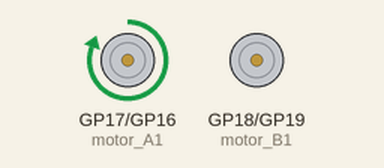
The program below on a simulated Raspberry Pi Pico running CircuitPython. Parts: motor-driver pin pairs drawn as motors (green arrow = first pin HIGH = forward, orange = second pin HIGH = backward, longer = more drive). At 2.1 s the program ends and the board releases its pins; the recording ends there.

Above: at 0.15 s.
At 1.05 s:
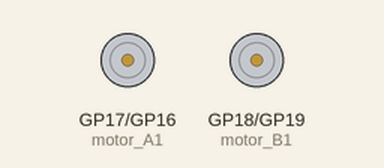
At 1.95 s:
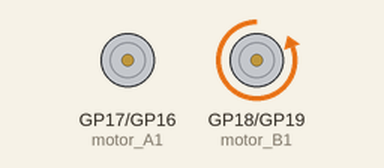
Timing chart, 0 to 2.1 s (numbered marks = the images above):
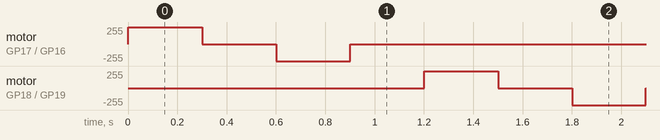

The program:

motors_test_all_pins.py
```python
import time
import board
import digitalio

motor_A1 = digitalio.DigitalInOut(board.GP17)
motor_A2 = digitalio.DigitalInOut(board.GP16)
motor_B1 = digitalio.DigitalInOut(board.GP18)
motor_B2 = digitalio.DigitalInOut(board.GP19)

motor_A1.direction = digitalio.Direction.OUTPUT
motor_A2.direction = digitalio.Direction.OUTPUT
motor_B1.direction = digitalio.Direction.OUTPUT
motor_B2.direction = digitalio.Direction.OUTPUT

motor_A1.value = True
time.sleep(0.3)
motor_A1.value = False
time.sleep(0.3)
motor_A2.value = True
time.sleep(0.3)
motor_A2.value = False
time.sleep(0.3)
motor_B1.value = True
time.sleep(0.3)
motor_B1.value = False
time.sleep(0.3)
motor_B2.value = True
time.sleep(0.3)
motor_B2.value = False
```

Measured:
- by itself, motor on GP18 (motor_B1) / GP19 (motor_B2): stopped → forward 255/255 at 1.2 s, → stopped 0.30 s later, → backward 255/255 0.30 s later, → stopped 0.30 s later
- by itself, motor on GP17 (motor_A1) / GP16 (motor_A2): stopped → forward 255/255 at 0.00 s, → stopped 0.30 s later, → backward 255/255 0.30 s later, → stopped 0.30 s later
